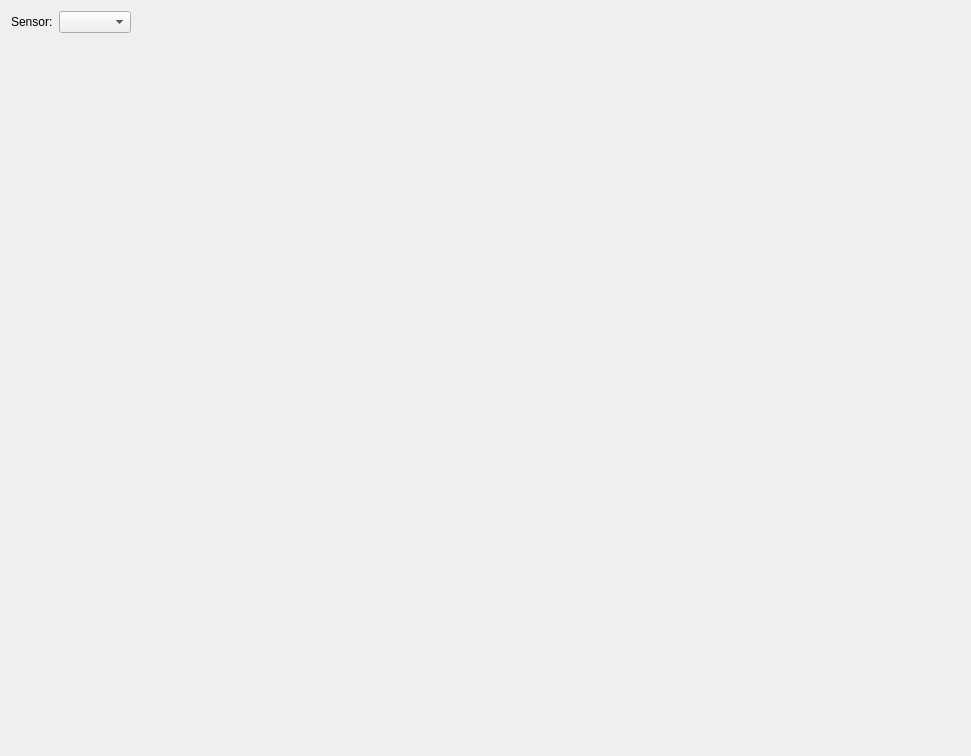
<?xml version="1.0" encoding="UTF-8"?>
<ui version="4.0">
 <class>ActimotMplPlotWidget</class>
 <widget class="QWidget" name="ActimotMplPlotWidget">
  <property name="geometry">
   <rect>
    <x>0</x>
    <y>0</y>
    <width>971</width>
    <height>756</height>
   </rect>
  </property>
  <layout class="QVBoxLayout" name="verticalLayout">
   <item>
    <layout class="QHBoxLayout" name="horizontalLayout">
     <item>
      <widget class="QLabel" name="label">
       <property name="text">
        <string>Sensor:</string>
       </property>
      </widget>
     </item>
     <item>
      <widget class="VariableSelector" name="variableSelector"/>
     </item>
     <item>
      <spacer name="horizontalSpacer">
       <property name="orientation">
        <enum>Qt::Horizontal</enum>
       </property>
       <property name="sizeHint" stdset="0">
        <size>
         <width>40</width>
         <height>20</height>
        </size>
       </property>
      </spacer>
     </item>
    </layout>
   </item>
   <item>
    <widget class="MplCanvas" name="canvas" native="true">
     <property name="sizePolicy">
      <sizepolicy hsizetype="Expanding" vsizetype="Expanding">
       <horstretch>0</horstretch>
       <verstretch>0</verstretch>
      </sizepolicy>
     </property>
    </widget>
   </item>
  </layout>
 </widget>
 <customwidgets>
  <customwidget>
   <class>MplCanvas</class>
   <extends>QWidget</extends>
   <header>tse_analytics.views.misc.MplCanvas</header>
   <container>1</container>
  </customwidget>
  <customwidget>
   <class>VariableSelector</class>
   <extends>QComboBox</extends>
   <header>tse_analytics.views.misc.variable_selector</header>
  </customwidget>
 </customwidgets>
 <resources/>
 <connections/>
</ui>
